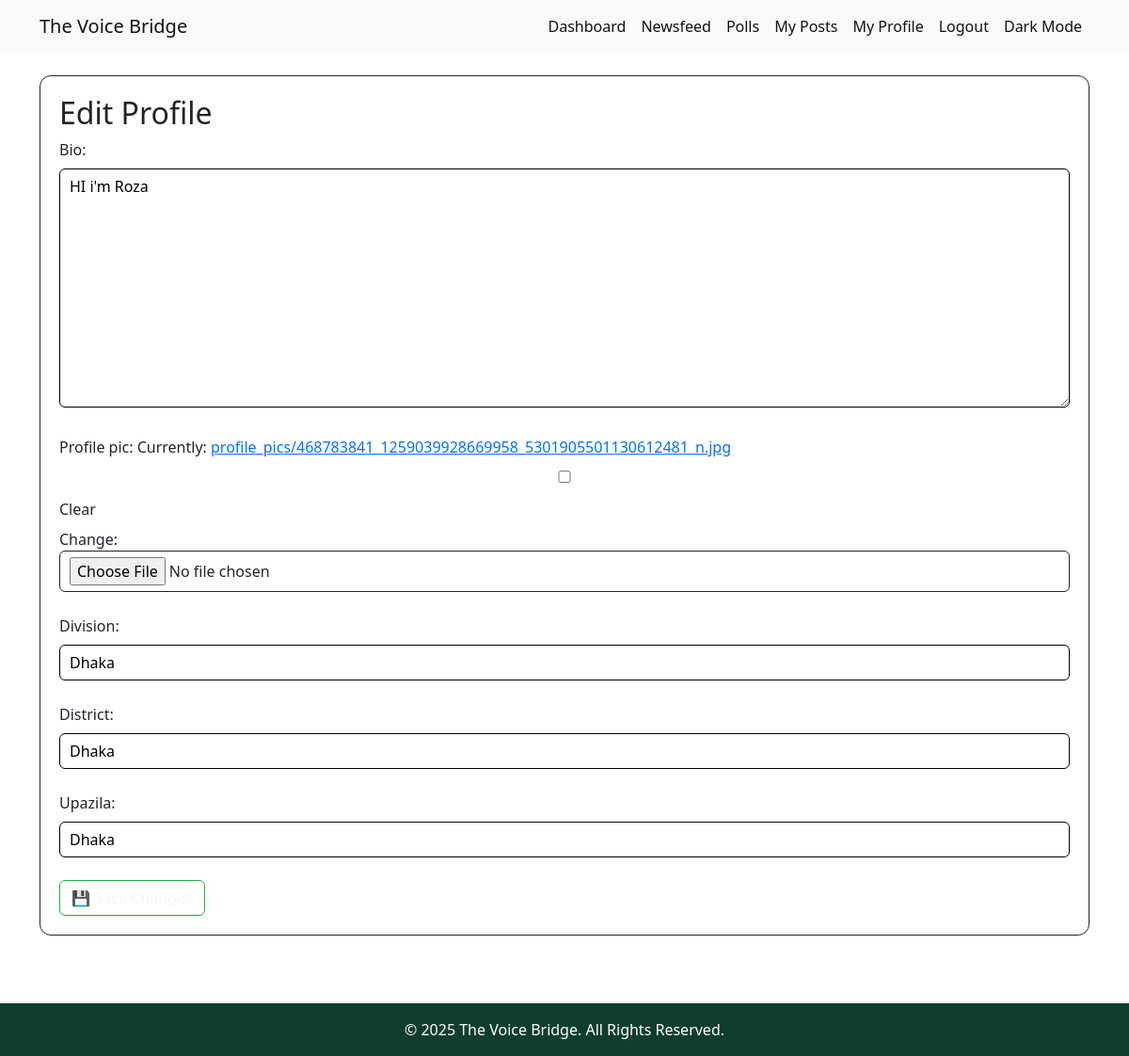
The app's page /edit-profile/ (signed in) with its own data.
### users/models.py (models this page shows)
class CustomUser(AbstractUser):
    is_govt = models.BooleanField(default=False)
    division = models.CharField(max_length=100, blank=True)
    district = models.CharField(max_length=100, blank=True)
    upazila = models.CharField(max_length=100, blank=True)
    govt_code = models.CharField(max_length=50, blank=True)
    bio = models.TextField(blank=True, null=True)
    profile_pic = models.ImageField(upload_to='profile_pics/', blank=True, null=True)
    nid_number = models.CharField(max_length=20, blank=True, null=True)
    is_verified = models.BooleanField(default=False)

### users/views.py (the view)
# urls.py: path('edit-profile/', views.edit_profile, name='edit_profile'),
@login_required
def edit_profile(request):
    if request.method == 'POST':
        form = EditProfileForm(request.POST, request.FILES, instance=request.user)
        if form.is_valid():
            form.save()
            return redirect('profile', username=request.user.username)
    else:
        form = EditProfileForm(instance=request.user)
    return render(request, 'users/edit_profile.html', {'form': form})

### users/forms.py
class EditProfileForm(forms.ModelForm):
    class Meta:
        model = CustomUser
        fields = ['bio', 'profile_pic', 'division', 'district', 'upazila']

### templates/users/edit_profile.html (shortened to what this page needs)
{% extends 'base.html' %}
{% block content %}
<div class="card">
  <h2>Edit Profile</h2>
  <form method="post" enctype="multipart/form-data">
    {{ form.as_p }}
    <button type="submit" class="btn btn-success">💾 Save Changes</button>
  </form>
</div>
{% endblock %}

### templates/base.html (style rules this page uses)
:root { --bg-color: #ffffff; --text-color: #121212; --nav-bg: #f8f9fa; --nav-text: #121212; --footer-bg: #0F3D2E; --footer-text: #ffffff; }
html, body { height: 100%; margin: 0; background-color: var(--bg-color); color: var(--text-color); }
body { display: flex; flex-direction: column; }

### templates/users/edit_profile.html (style rules this page uses)
:root { --bg-dark: #0d0d10; --bg-light: #ffffff; --text-dark: #121212; --text-light: #f5f5f5; --card-dark: rgba(255, 255, 255, 0.05); --card-light: #f9f9f9; --border-dark: rgba(255, 255, 255, 0.2); --border-light: #ddd; --btn-green: #28a745; }
.card { border-radius: 12px; padding: 20px; border: 1px solid; margin-bottom: 1.5rem; }
h2, label, p { margin-bottom: 0.5rem; }
input, textarea, select { width: 100%; padding: 6px 10px; border-radius: 6px; margin-bottom: 1rem; border: 1px solid; }
.btn-success { color: var(--text-light); background-color: transparent; border: 1px solid var(--btn-green); transition: all 0.3s ease; }

### records on screen
CustomUser: bio "HI i'm Roza", division "Dhaka", district "Dhaka", upazila "Dhaka"
